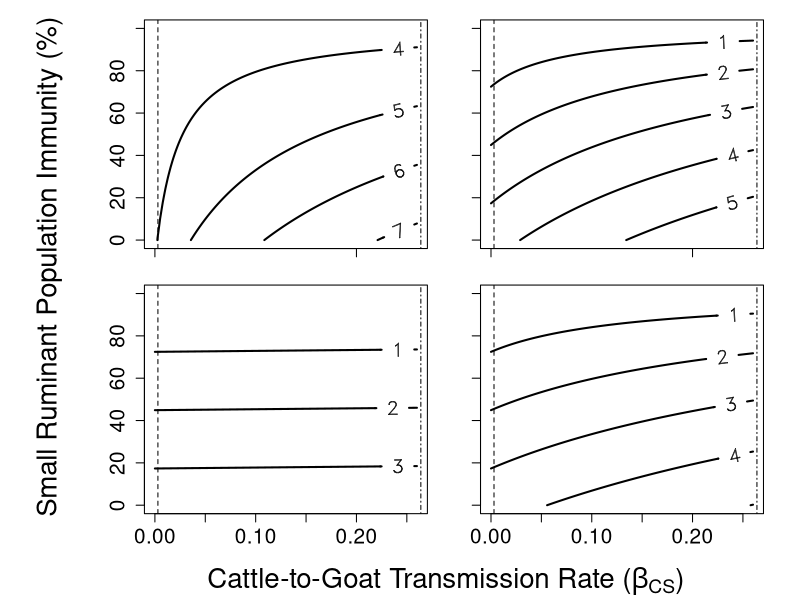

Write the R code that produced this figure.
# Empirical and model-based evidence for a negligible role of cattle in 
# peste des petits ruminants transmission and eradication

# Catherine M. Herzog#*, Fasil Aklilu#, Demeke Sibhatu, Dereje Shegu, 
# Redeat Belaineh, Abde Aliy Mohammed, Menbere Kidane,  Claudia Schulz,
# Brian J. Willett, Sarah Cleaveland, Dalan Bailey, Andrew R. Peters, 
# Isabella M. Cattadori, Peter J. Hudson, Hagos Asgedom, Joram Buza, 
# Mesfin Sahle Forza, Tesfaye Rufael Chibssa, Solomon Gebredufe, Nick Juleff, 
# Ottar N. Bjørnstad, Michael D. Baron, Vivek Kapur*

# Code for: 2 species SIR model with vaccination + transmission asymmetries
# Code authors: Ottar N. Bjørnstad + Catherine Herzog

#######################################################
# Next Generation Matrix function & example usage
######################################################
require(deSolve)

nextgenR0=function(Istates, Flist, Vlist, params, dfe){
  paras = as.list(c(dfe, params)) 
  
  k=0
  vl=fl=list(NULL)
  for(i in 1:length(Istates)){
    assign(paste("f", i, sep = "."), lapply(lapply(Flist,deriv, Istates[i]), eval, paras))
    assign(paste("v", i, sep = "."), lapply(lapply(Vlist,deriv, Istates[i]), eval, paras))
    for(j in 1:length(Istates)){
      k=k+1
      fl[[k]]=attr(eval(as.name(paste("f", i, sep=".")))[[j]], "gradient")[1,]
      vl[[k]]=attr(eval(as.name(paste("v", i, sep=".")))[[j]], "gradient")[1,]
    }
  }
  
  f=matrix(as.numeric(as.matrix(fl)[,1]), ncol=length(Istates))
  v=matrix(as.numeric(as.matrix(vl)[,1]), ncol=length(Istates))
  R0=max(eigen(f%*%solve(v))$values)
  return(R0)
}


# Recipe for use 
# Step 1: All states
istates=c("I1", "I2")

# Step 2: All new infections: 
flist=c(dI1dt=quote(beta11 * S1 *(1-p1) * I1 / N1 + beta21 * S1 *(1-p1)* I2 / N1), dI2dt=quote(beta12 * S2*(1-p2) * I1 / N2 + beta22 * S2*(1-p2)* I2 / N2))

#Step 3-5
#All losses 
Vm1=quote(mu1 * I1 + gamma1 * I1)
Vm2=quote(mu2 * I2 + gamma2 * I2)
#All gained transfers$
Vp1=0
Vp2=0
#Subtract Vp from Vm
V1=substitute(a-b, list(a=Vm1, b=Vp1))
V2=substitute(a-b, list(a=Vm2, b=Vp2))
#Make Vlist
vlist = c(V1,V2)

#Define list of parameter vectors:
# This is done for each figure below

#Specify disease-free equilibrium
df = list(S1 = 1, S2 = 1, I1 = 0, I2 = 0)

#Call nextgen function


########################################
# Figure 3 usage 
########################################

# Figure Margin Setup
# set working directory
setwd("C:/Users/Catherine Herzog/Box Sync/BMGF_PPRVTransmissionTrial/Manuscripts/")
jpeg("Fig4_ModelingSpillback_03142023_notitle_xaxislimited_10d.jpeg", width = 12, height = 10, units = "in", quality = 100, res = 600)
par(mfrow = c(2,2),
    oma = c(4,6.5,0,1) + 0.1,
    mar = c(1,2,1,1) + 0.1)

# # Transmission rates - include rates from only 1 infectious period per run of this script
# # 14 day infectious period
# beta_rate_ctg = 0.002132355  # (n=32 goats)
# beta_rate_ctc = 0.002132355  # no empirical data, have assumed same as C->G
# beta_rate_gtg = 0.1885041    # (n=12 goats)
# beta_rate_gtc = 0.09902103    # (n=2 cattle)

# 10 day infectious period
beta_rate_ctg = 0.002985296  # (n=32 goats)
beta_rate_ctc = 0.002985296  # no empirical data, have assumed same as C->G
beta_rate_gtg = 0.2639057    # (n=12 goats)
beta_rate_gtc = 0.1386294    # (n=2 cattle)
# 
# # 8 day infectious period
# beta_rate_ctg = 0.00373162  # (n=32 goats)
# beta_rate_ctc = 0.00373162  # no empirical data, have assumed same as C->G
# beta_rate_gtg = 0.3298822    # (n=12 goats)
# beta_rate_gtc = 0.1732868    # (n=2 cattle)


#Mortality rates (converted to daily rates) 
# Small ruminant rate from literature. Inverse of rate gives life span ~ 2.15 years.
# Yitagesu et al 2022 # https://www.ncbi.nlm.nih.gov/pmc/articles/PMC9514490
# Cattle mortality rate order of magnitude smaller than small ruminants; inverse gives 10 year life span
mu_s = ((0.629+.302)/2)/365 # mortality rate (mean of kids and adults) per animal year 
mu_c = .10/365

# Recovery rate
# Recover usually occurs by ~ 14 days
gamma_s = 1/14
gamma_c = 1/14

########################################
# Symmetric spill forward and spillback 
########################################

parms  = list(mu = c(mu_s, mu_c), 
              N = c(1,1), 
              beta =  matrix(c(beta_rate_gtg, beta_rate_gtg, beta_rate_gtg, beta_rate_gtg), ncol=2, byrow=TRUE), 
              gamma = c(gamma_s, gamma_c),
              p=c(0, 0))
#Extract to work with nextgenR0:
para = list(mu1 = parms$mu[1],
            mu2 = parms$mu[2],
            beta11 = parms$beta[1,1],
            beta12 = parms$beta[1,2],
            beta21 = parms$beta[2,1],
            beta22 = parms$beta[2,2],
            gamma1 = parms$gamma[1],
            gamma2 = parms$gamma[2],
            p1 = parms$p[1],
            p2 = parms$p[2],
            N1 = parms$N[1],
            N2 = parms$N[2])

beta2=seq(0, round(beta_rate_gtg, 2), length.out = 101)
p=seq(0,1, by=0.01)  
RE=matrix(NA, ncol=length(beta2), nrow=length(p))
for(i in 1:length(beta2)){
  for(j in 1:length(p)){
    para$p1=p[j]
    para$beta21=beta2[i]
    RE[i,j]=nextgenR0(Istates=istates, Flist=flist, Vlist=vlist, params=para, dfe=df)
  }
}

# plot
contour(beta2, p, RE, levels = seq(0,9,1), lwd = 2, vfont = c("sans serif", "bold"), labcex = 1.25, 
        #main = "Symmetric", 
        xaxt = "n", yaxt = "n", cex.axis = 1.5)
axis(side = 1, at = seq(0,max(beta2), by =0.2), labels = FALSE)
axis(side = 2, at = seq(0,1,by =0.2), labels = c(0, 20, 40, 60, 80, 100), cex.axis = 1.5)
abline(v=beta_rate_ctg, lty = "dashed")
abline(v=beta_rate_gtg, lty = "dotdash")


########################################################
# Species Specific Symmetric spill forward and spillback 
########################################################

# with 3x more from shoats to cattle than back
parms  = list(mu = c(mu_s, mu_c), 
              N = c(1,1), 
              beta =  matrix(c(beta_rate_gtg, beta_rate_gtg, beta_rate_ctg, beta_rate_ctg), ncol=2, byrow=TRUE), 
              gamma = c(gamma_s, gamma_c),
              p=c(0, 0))
#Extract to work with nextgenR0:
para = list(mu1 = parms$mu[1],
            mu2 = parms$mu[2],
            beta11 = parms$beta[1,1],
            beta12 = parms$beta[1,2],
            beta21 = parms$beta[2,1],
            beta22 = parms$beta[2,2],
            gamma1 = parms$gamma[1],
            gamma2 = parms$gamma[2],
            p1 = parms$p[1],
            p2 = parms$p[2],
            N1 = parms$N[1],
            N2 = parms$N[2])

beta2=seq(0, round(beta_rate_gtg, 2), length.out = 101)
p=seq(0,1, by=0.01)  
RE=matrix(NA, ncol=length(beta2), nrow=length(p))
for(i in 1:length(beta2)){
  for(j in 1:length(p)){
    para$p1=p[j]
    para$beta21=beta2[i]
    RE[i,j]=nextgenR0(Istates=istates, Flist=flist, Vlist=vlist, params=para, dfe=df)
  }
}

# plot
contour(beta2, p, RE, levels = seq(0,9,1), lwd = 2, vfont = c("sans serif", "bold"), labcex = 1.25, 
        #main = "Species-Specific Symmetric",
        xaxt = "n", yaxt = "n", cex.axis = 1.5)
axis(side = 1, at = seq(0, max(beta2),by =0.2), labels = FALSE)
axis(side = 2, at = seq(0,1,by =0.2), labels = FALSE, cex.axis = 1.5)
abline(v=beta_rate_ctg, lty = "dashed")
abline(v=beta_rate_gtg, lty = "dotdash")


#######################################
#Asymmetric spill forward 
#######################################
parms  = list(mu = c(mu_s, mu_c),
              N = c(1,1),
              beta =  matrix(c(beta_rate_gtg, beta_rate_ctg, beta_rate_ctg, beta_rate_ctg), ncol=2, byrow=TRUE),
              gamma = c(gamma_s, gamma_c),
              p=c(0, 0))
#Extract to work with nextgenR0:
para = list(mu1 = parms$mu[1],
            mu2 = parms$mu[2],
            beta11 = parms$beta[1,1],
            beta12 = parms$beta[1,2],
            beta21 = parms$beta[2,1],
            beta22 = parms$beta[2,2],
            gamma1 = parms$gamma[1],
            gamma2 = parms$gamma[2],
            p1 = parms$p[1],
            p2 = parms$p[2],
            N1 = parms$N[1],
            N2 = parms$N[2])

beta2=seq(0, round(beta_rate_gtg, 2), length.out = 101)
p=seq(0,1, by=0.01)  
RE=matrix(NA, ncol=length(beta2), nrow=length(p))
for(i in 1:length(beta2)){
  for(j in 1:length(p)){
    para$p1=p[j]
    para$beta21=beta2[i]
    RE[i,j]=nextgenR0(Istates=istates, Flist=flist, Vlist=vlist, params=para, dfe=df)
  }
}

#plot
contour(beta2, p, RE, levels = seq(0,9,1), lwd = 2, vfont = c("sans serif", "bold"), labcex = 1.25, 
        #main = "Asymmetric Spill Forward", 
        yaxt = "n", cex.axis = 1.5)
axis(side = 2, at = seq(0,1,by =0.2), labels = c(0, 20, 40, 60, 80, 100), cex.axis = 1.5)
abline(v=beta_rate_ctg, lty = "dashed")
abline(v=beta_rate_gtg, lty = "dotdash")


#######################################
#Asymmetric spill forward and spillback 
#######################################
parms  = list(mu = c(mu_s, mu_c), 
              N = c(1,1), 
              beta =  matrix(c(beta_rate_gtg, beta_rate_gtc, beta_rate_ctg, 0), ncol=2, byrow=TRUE), 
              gamma = c(gamma_s, gamma_c),
              p=c(0, 0))
#Extract to work with nextgenR0:
para = list(mu1 = parms$mu[1],
            mu2 = parms$mu[2],
            beta11 = parms$beta[1,1],
            beta12 = parms$beta[1,2],
            beta21 = parms$beta[2,1],
            beta22 = parms$beta[2,2],
            gamma1 = parms$gamma[1],
            gamma2 = parms$gamma[2],
            p1 = parms$p[1],
            p2 = parms$p[2],
            N1 = parms$N[1],
            N2 = parms$N[2])

beta2=seq(0, round(beta_rate_gtg, 2), length.out = 101)
p=seq(0,1, by=0.01)  
RE=matrix(NA, ncol=length(beta2), nrow=length(p))
for(i in 1:length(beta2)){
  for(j in 1:length(p)){
    para$p1=p[j]
    para$beta21=beta2[i]
    RE[i,j]=nextgenR0(Istates=istates, Flist=flist, Vlist=vlist, params=para, dfe=df)
  }
}


#plot
contour(beta2, p, RE, levels = seq(0,9,1), lwd = 2, vfont = c("sans serif", "bold"), labcex = 1.25, 
        #main = "Asymmetric Spill Forward & Spillback", 
        yaxt = "n", cex.axis = 1.5)
axis(side = 2, at = seq(0,1,by =0.2), labels = FALSE, cex.axis = 1.5)
abline(v=beta_rate_ctg, lty = "dashed")
abline(v=beta_rate_gtg, lty = "dotdash")


# Overall plot title and labels
title(xlab = expression(paste("Cattle-to-Goat Transmission Rate (", beta[CS], ")")),
      ylab = "Small Ruminant Population Immunity (%)",
      outer = TRUE,
      line = 3,
      cex.lab = 2)

invisible(dev.off())
